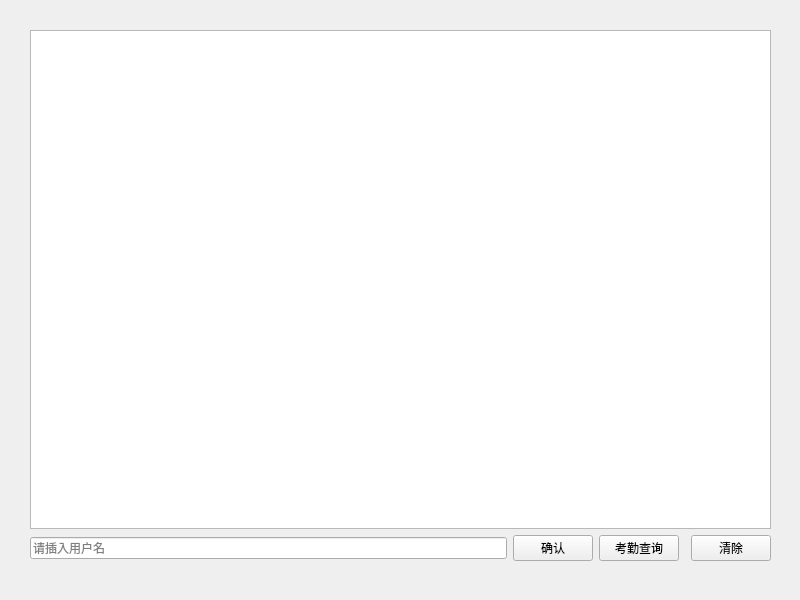
<?xml version="1.0" encoding="UTF-8"?>
<ui version="4.0">
 <class>Widget</class>
 <widget class="QWidget" name="Widget">
  <property name="geometry">
   <rect>
    <x>0</x>
    <y>0</y>
    <width>800</width>
    <height>600</height>
   </rect>
  </property>
  <property name="windowTitle">
   <string>Widget</string>
  </property>
  <widget class="QWidget" name="">
   <property name="geometry">
    <rect>
     <x>30</x>
     <y>30</y>
     <width>741</width>
     <height>531</height>
    </rect>
   </property>
   <layout class="QGridLayout" name="gridLayout">
    <item row="0" column="0" colspan="5">
     <widget class="QTextEdit" name="textEdit">
      <property name="minimumSize">
       <size>
        <width>87</width>
        <height>30</height>
       </size>
      </property>
     </widget>
    </item>
    <item row="1" column="0">
     <widget class="QLineEdit" name="lineEdit">
      <property name="placeholderText">
       <string>请插入用户名</string>
      </property>
     </widget>
    </item>
    <item row="1" column="4">
     <widget class="QPushButton" name="clearBtn">
      <property name="text">
       <string>清除</string>
      </property>
     </widget>
    </item>
    <item row="1" column="2">
     <widget class="QPushButton" name="selectBtn">
      <property name="text">
       <string>考勤查询</string>
      </property>
     </widget>
    </item>
    <item row="1" column="1">
     <widget class="QPushButton" name="confirmBtn">
      <property name="text">
       <string>确认</string>
      </property>
     </widget>
    </item>
   </layout>
  </widget>
 </widget>
 <resources/>
 <connections/>
</ui>
